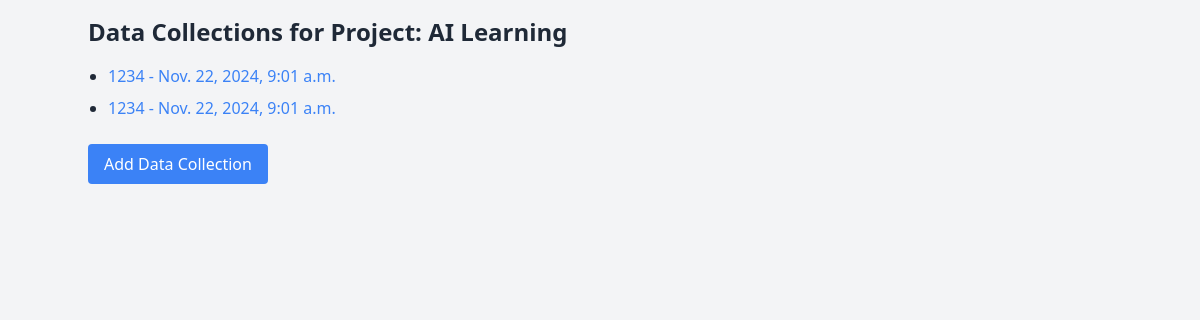
The app's page /projects/1/data/ with its own data.
### project/models.py (models this page shows, shortened)
class ResearchProject(models.Model):
    title = models.CharField(max_length=255)
    description = models.TextField()
    start_date = models.DateTimeField()
    end_date = models.DateTimeField(null=True, blank=True)
    status = models.CharField(max_length=50, choices=[('ongoing', 'Ongoing'), ('completed', 'Completed'), ('pending', 'Pending')])
    created_by = models.ForeignKey(User, on_delete=models.CASCADE, related_name='created_projects')

### data/models.py (models this page shows)
class DataCollection(models.Model):
    project = models.ForeignKey(ResearchProject, on_delete=models.CASCADE, related_name='data_collections')
    participant = models.ForeignKey(Participant, on_delete=models.CASCADE, related_name='data_collections')
    data_submission_date = models.DateTimeField(auto_now_add=True)
    data = models.FileField(upload_to='media/')  # Store survey data, responses, etc.

### users/models.py (models this page shows, shortened)
class Participant(models.Model):
    user = models.OneToOneField(User, on_delete=models.CASCADE, related_name='participant_info')
    status = models.CharField(max_length=50, choices=[('enrolled', 'Enrolled'), ('inactive', 'Inactive')])
    project = models.ForeignKey(ResearchProject, on_delete=models.SET_NULL, null=True, blank=True, related_name='participants')

### data/views.py (the view)
# urls.py: path('', views.data_collection_list, name='data_collection_list'),
def data_collection_list(request, project_id):
    project = get_object_or_404(ResearchProject, id=project_id)
    data_collections = project.data_collections.all()
    print(data_collections[0].data.url)
    return render(request, 'data_collection_list.html', {'project': project, 'data_collections': data_collections})

### data/templates/data_collection_list.html (shortened to what this page needs)
<!DOCTYPE html>
<html lang="en">
<head>
    <script src="https://cdn.tailwindcss.com"></script>
</head>
<body class="bg-gray-100 text-gray-800">
    <div class="container mx-auto py-4">
        <h1 class="text-2xl font-bold mb-4">Data Collections for Project: {{ project.title }}</h1>
        <ul class="list-disc pl-5">
            {% for data in data_collections %}
                <li class="mb-2">
                    <a href="{% url 'data_collection_detail' project.id data.id %}" class="text-blue-500 hover:text-blue-700">
                        {{ data.participant.user.username }} - {{ data.data_submission_date }}
                    </a>
                </li>
            {% endfor %}
        </ul>
        <a href="{% url 'data_collection_create' request.resolver_match.kwargs.project_id %}" class="mt-4 inline-block px-4 py-2 bg-blue-500 text-white rounded hover:bg-blue-700">
            Add Data Collection
        </a>
    </div>
</body>
</html>

### records on screen
ResearchProject: title "AI Learning"
DataCollection: participant.user.username "1234", data_submission_date "Nov. 22, 2024, 9:01 a.m."
DataCollection: participant.user.username "1234", data_submission_date "Nov. 22, 2024, 9:01 a.m."
